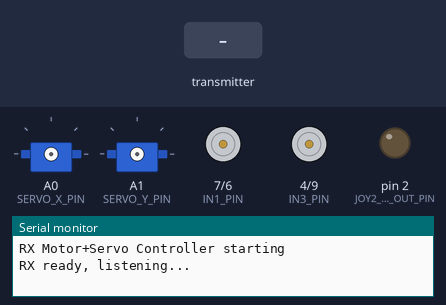
A sketch run on a simulated Arduino Uno, built with avr-gcc and run on an emulated ATmega328P. Shown: 2 × servo, motor-driver pin pairs drawn as motors (green arrow = first pin HIGH = forward, orange = second pin HIGH = backward, longer = more drive, scaled by the enable pin), output pins drawn as LEDs (lit = HIGH), the last lines printed to the serial monitor. Inputs (shaded band) come from the test bench. No radio packets arrive unless stated.

Above: at 1.2 s.
1.3 s: the transmitter starts sending j2_x = 256
At 2.9 s:
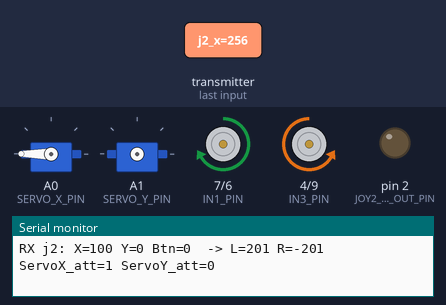
4.3 s: the transmitter starts sending j2_y = 256
At 6.5 s:
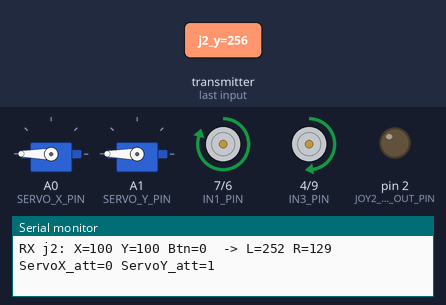
7.3 s: the transmitter starts sending j2_x = 0
At 8.8 s:
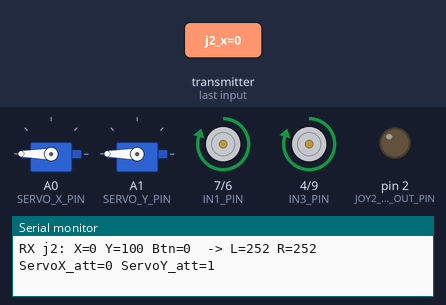
10.3 s: the transmitter starts sending j2_y = 0
At 12.2 s:
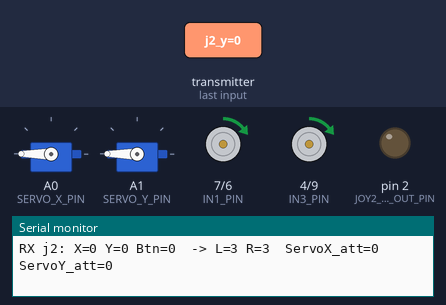
13.3 s: the transmitter starts sending j2_sw = 1
At 13.8 s:
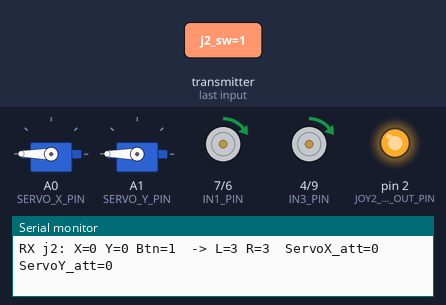
14.8 s: the transmitter starts sending j2_x = 512
At 16.2 s:
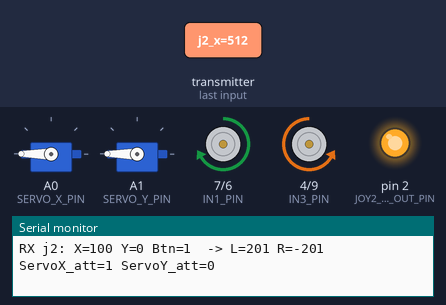
Timing chart, 0 to 17.8 s (numbered marks = the images above; inputs shaded):
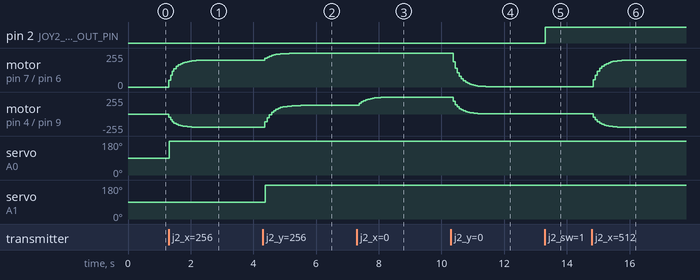

The sketch:

RC_Transmitter.ino
```cpp
/* Receiver for nRF24L01 -> L298N (4 wheels) + 2 servos (perpendicular axes)
   - Expects Telemetry struct packed by the transmitter (j1_x, j1_y, j1_sw, j2_x, j2_y, j2_sw)
   - Uses joystick2 (j2_x, j2_y) to control motion:
       j2_y = forward/back ( -100..100 )
       j2_x = turn left/right ( -100..100 )
   - Differential mixing: left = y + x, right = y - x
   - Two servos: one assigned to X-axis, one to Y-axis (perpendicular).
     Only one servo is actively driven at a time (the axis with larger deflection).
   - JOY2 pushbutton (j2_sw) is reflected on D2 (HIGH when pressed).
   - NOTE: left PWM (ENA) moved to D5 to avoid Timer1 conflicts with Servo library.
*/

#include <SPI.h>
#include <RF24.h>
#include <Servo.h>

// ----------------- RADIO -----------------
RF24 radio(8, 10);
const uint64_t pipe = 0xE8E8F0F0E1LL;

// ----------------- MOTOR PINS ----------------- (adjusted ENA -> D5)
const uint8_t IN1_PIN = 7;   // Left motor direction A
const uint8_t IN2_PIN = 6;   // Left motor direction B
const uint8_t ENA_PIN = 5;   // Left PWM (moved from D9 -> D5 to avoid Timer1 conflict)

const uint8_t IN3_PIN = 4;   // Right motor direction A
const uint8_t IN4_PIN = 9;   // Right motor direction B (moved from D5 -> D9)
const uint8_t ENB_PIN = 3;   // Right PWM

// ----------------- SAFETY / TUNING -----------------
const unsigned long TIMEOUT_MS = 250;
const uint8_t SMOOTH_FACTOR = 4;
const int MAX_INPUT = 100;
const int PWM_MAX = 255;

// ----- NEW: turn scaling and joystick button output -----
const float TURN_SCALE = 0.8f;
const uint8_t JOY2_BUTTON_OUT_PIN = 2;  // D2 outputs HIGH/LOW based on j2_sw

// ----- Servos -----
const uint8_t SERVO_X_PIN = A0;   // servo that responds to X axis (use analog pins as digital)
const uint8_t SERVO_Y_PIN = A1;   // servo that responds to Y axis
const int SERVO_DEADZONE = 8;     // joystick deadzone (0..100)
Servo servoX;
Servo servoY;
bool servoX_attached = false;
bool servoY_attached = false;

// Telemetry struct must match the transmitter
struct Telemetry {
  int16_t j1_x;
  int16_t j1_y;
  uint8_t j1_sw;
  int16_t j2_x;
  int16_t j2_y;
  uint8_t j2_sw;
};

unsigned long last_rx = 0;
int currentLeftPWM = 0, currentRightPWM = 0;

void setup() {
  // motor pins
  pinMode(IN1_PIN, OUTPUT);
  pinMode(IN2_PIN, OUTPUT);
  pinMode(ENA_PIN, OUTPUT);

  pinMode(IN3_PIN, OUTPUT);
  pinMode(IN4_PIN, OUTPUT);
  pinMode(ENB_PIN, OUTPUT);

  // joystick 2 button output
  pinMode(JOY2_BUTTON_OUT_PIN, OUTPUT);
  digitalWrite(JOY2_BUTTON_OUT_PIN, LOW); // default LOW

  Serial.begin(9600);
  delay(50);
  Serial.println(F("RX Motor+Servo Controller starting"));

  if (!radio.begin()) {
    Serial.println(F("radio.begin failed - check wiring and 3.3V power"));
    while (1) { delay(200); }
  }

  radio.setPALevel(RF24_PA_LOW);
  radio.setDataRate(RF24_1MBPS);
  radio.openReadingPipe(1, pipe);
  radio.startListening();
  radio.enableDynamicPayloads();
  radio.setAutoAck(true);

  last_rx = millis();
  stopMotors();

  // Ensure servos start detached for lowest current draw
  if (servoX_attached) { servoX.detach(); servoX_attached = false; }
  if (servoY_attached) { servoY.detach(); servoY_attached = false; }

  Serial.println(F("RX ready, listening..."));
}

// map -100..100 to -255..255
int mapToPWM(int v) {
  v = constrain(v, -MAX_INPUT, MAX_INPUT);
  return (v * PWM_MAX) / MAX_INPUT;
}

// set a motor side: speed in -255..255
void setMotorSide(uint8_t inA, uint8_t inB, uint8_t enPin, int speed) {
  if (speed > 0) {
    digitalWrite(inA, HIGH);
    digitalWrite(inB, LOW);
    analogWrite(enPin, constrain(speed, 0, PWM_MAX));
  } else if (speed < 0) {
    digitalWrite(inA, LOW);
    digitalWrite(inB, HIGH);
    analogWrite(enPin, constrain(-speed, 0, PWM_MAX));
  } else {
    // stop/coast
    digitalWrite(inA, LOW);
    digitalWrite(inB, LOW);
    analogWrite(enPin, 0);
  }
}

void stopMotors() {
  setMotorSide(IN1_PIN, IN2_PIN, ENA_PIN, 0);
  setMotorSide(IN3_PIN, IN4_PIN, ENB_PIN, 0);
  currentLeftPWM = currentRightPWM = 0;
}

// Map -100..100 -> 0..180 servo angle
int axisToServoAngle(int v) {
  v = constrain(v, -MAX_INPUT, MAX_INPUT);
  return map(v, -MAX_INPUT, MAX_INPUT, 0, 180);
}

void attachServoXIfNeeded() {
  if (!servoX_attached) {
    servoX.attach(SERVO_X_PIN);
    servoX_attached = true;
    // short settle delay
    delay(10);
  }
}
void detachServoXIfNeeded() {
  if (servoX_attached) {
    servoX.detach();
    servoX_attached = false;
  }
}
void attachServoYIfNeeded() {
  if (!servoY_attached) {
    servoY.attach(SERVO_Y_PIN);
    servoY_attached = true;
    delay(10);
  }
}
void detachServoYIfNeeded() {
  if (servoY_attached) {
    servoY.detach();
    servoY_attached = false;
  }
}

void loop() {
  if (radio.available()) {
    uint8_t len = radio.getDynamicPayloadSize();
    if (len == 0 || len > sizeof(Telemetry)) {
      radio.flush_rx();
      Serial.print(F("RX: bad payload size "));
      Serial.println(len);
    } else {
      Telemetry t;
      memset(&t, 0, sizeof(t));
      radio.read(&t, len);
      last_rx = millis();

      // Driving controls (joystick 2)
      int jx = constrain((int)t.j2_x, -MAX_INPUT, MAX_INPUT);
      int jy = constrain((int)t.j2_y, -MAX_INPUT, MAX_INPUT);

      // ---- smoother turns ----
      float speedFactor = 1.0f - (abs(jy) / (float)MAX_INPUT) * 0.4f;
      if (speedFactor < 0.6f) speedFactor = 0.6f;
      int scaledJx = (int)round(jx * TURN_SCALE * speedFactor);

      int leftVal = constrain(jy + scaledJx, -MAX_INPUT, MAX_INPUT);
      int rightVal = constrain(jy - scaledJx, -MAX_INPUT, MAX_INPUT);

      int targetLeft = mapToPWM(leftVal);
      int targetRight = mapToPWM(rightVal);

      if (SMOOTH_FACTOR <= 1) {
        currentLeftPWM = targetLeft;
        currentRightPWM = targetRight;
      } else {
        currentLeftPWM += (targetLeft - currentLeftPWM) / SMOOTH_FACTOR;
        currentRightPWM += (targetRight - currentRightPWM) / SMOOTH_FACTOR;
      }

      setMotorSide(IN1_PIN, IN2_PIN, ENA_PIN, currentLeftPWM);
      setMotorSide(IN3_PIN, IN4_PIN, ENB_PIN, currentRightPWM);

      // ---- JOY2 button on D2 ----
      if (t.j2_sw) {
        digitalWrite(JOY2_BUTTON_OUT_PIN, HIGH);
      } else {
        digitalWrite(JOY2_BUTTON_OUT_PIN, LOW);
      }

      // ---- Servo axis logic: control only one servo at a time ----
      int abs_jx = abs(jx);
      int abs_jy = abs(jy);

      // If both axes are near zero, detach both to save power.
      if (abs_jx <= SERVO_DEADZONE && abs_jy <= SERVO_DEADZONE) {
        detachServoXIfNeeded();
        detachServoYIfNeeded();
      } else {
        // Choose dominant axis
        if (abs_jx > abs_jy) {
          // Control X servo, detach Y
          detachServoYIfNeeded();
          attachServoXIfNeeded();
          int angleX = axisToServoAngle(jx); // map -100..100 to 0..180
          servoX.write(angleX);
        } else {
          // Control Y servo, detach X
          detachServoXIfNeeded();
          attachServoYIfNeeded();
          int angleY = axisToServoAngle(jy);
          servoY.write(angleY);
        }
      }

      // Debug print
      Serial.print(F("RX j2: X=")); Serial.print(jx);
      Serial.print(F(" Y=")); Serial.print(jy);
      Serial.print(F(" Btn=")); Serial.print(t.j2_sw);
      Serial.print(F("  -> L=")); Serial.print(currentLeftPWM);
      Serial.print(F(" R=")); Serial.print(currentRightPWM);
      Serial.print(F("  ServoX_att=")); Serial.print(servoX_attached);
      Serial.print(F(" ServoY_att=")); Serial.println(servoY_attached);
    }
  } else {
    // check timeout
    if (millis() - last_rx > TIMEOUT_MS) {
      stopMotors();
      // detach servos when radio lost to save power
      detachServoXIfNeeded();
      detachServoYIfNeeded();
    }
  }

  delay(5); // small loop delay
}
```

test1.ino
```cpp

```

Measured:
- after the input at 1.3 s, motor on pin 7 (IN1_PIN) / pin 6 (IN2_PIN): moves from stopped to forward 201/255 over 1.0 s, starting at once; motor on pin 4 (IN3_PIN) / pin 9 (IN4_PIN): moves from stopped to backward 201/255 over 1.0 s, starting at once; servo on A0 (SERVO_X_PIN): 90° → 180° at once
- after the input at 4.3 s, motor on pin 7 (IN1_PIN) / pin 6 (IN2_PIN): moves from forward 201/255 to forward 252/255 over 0.78 s, starting after 0.06 s; motor on pin 4 (IN3_PIN) / pin 9 (IN4_PIN): moves from backward 201/255 to forward 129/255 over 1.2 s, starting after 0.06 s; servo on A1 (SERVO_Y_PIN): 90° → 180° after 0.07 s
- after the input at 7.3 s, motor on pin 4 (IN3_PIN) / pin 9 (IN4_PIN): moves from forward 129/255 to forward 252/255 over 0.98 s, starting after 0.07 s
- after the input at 10.3 s, motor on pin 7 (IN1_PIN) / pin 6 (IN2_PIN), motor on pin 4 (IN3_PIN) / pin 9 (IN4_PIN): moves from forward 252/255 to forward 3/255 over 1.0 s, starting after 0.07 s
- after the input at 13.3 s, pin 2 (JOY2_BUTTON_OUT_PIN): LOW → HIGH at once
- after the input at 14.8 s, motor on pin 7 (IN1_PIN) / pin 6 (IN2_PIN): moves from forward 3/255 to forward 201/255 over 1.1 s, starting at once; motor on pin 4 (IN3_PIN) / pin 9 (IN4_PIN): moves from forward 3/255 to backward 201/255 over 1.1 s, starting at once
